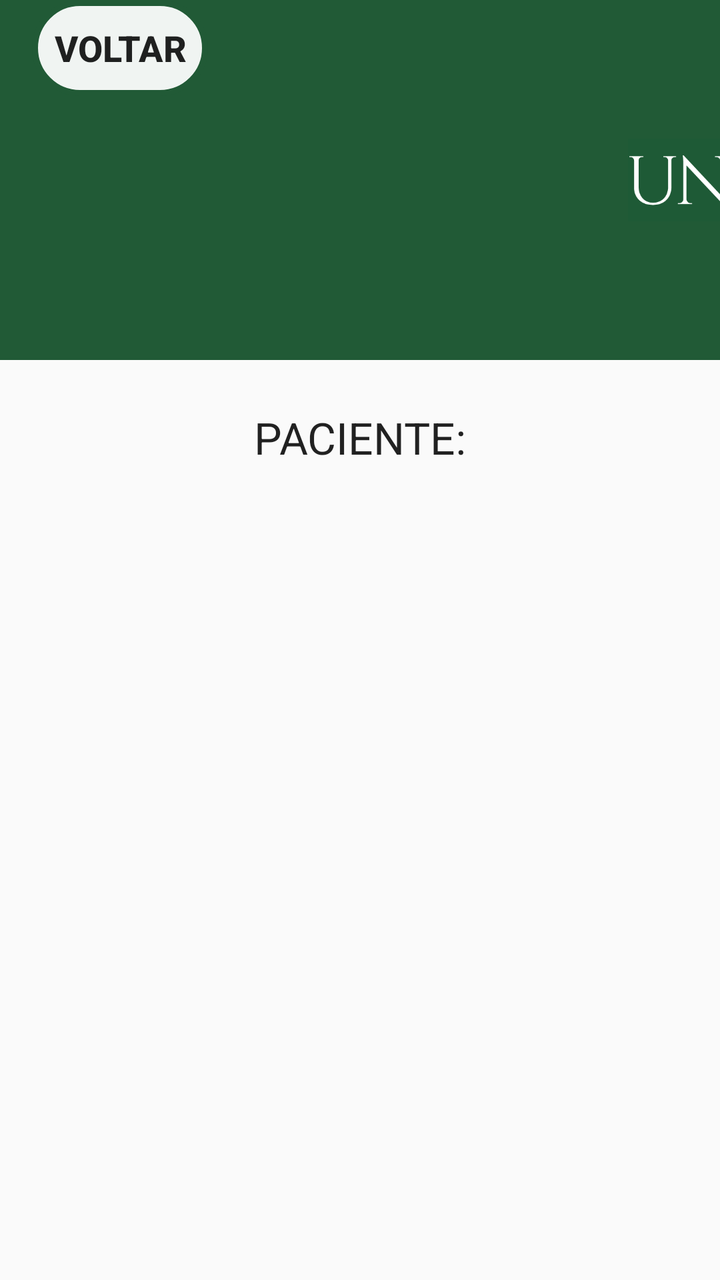
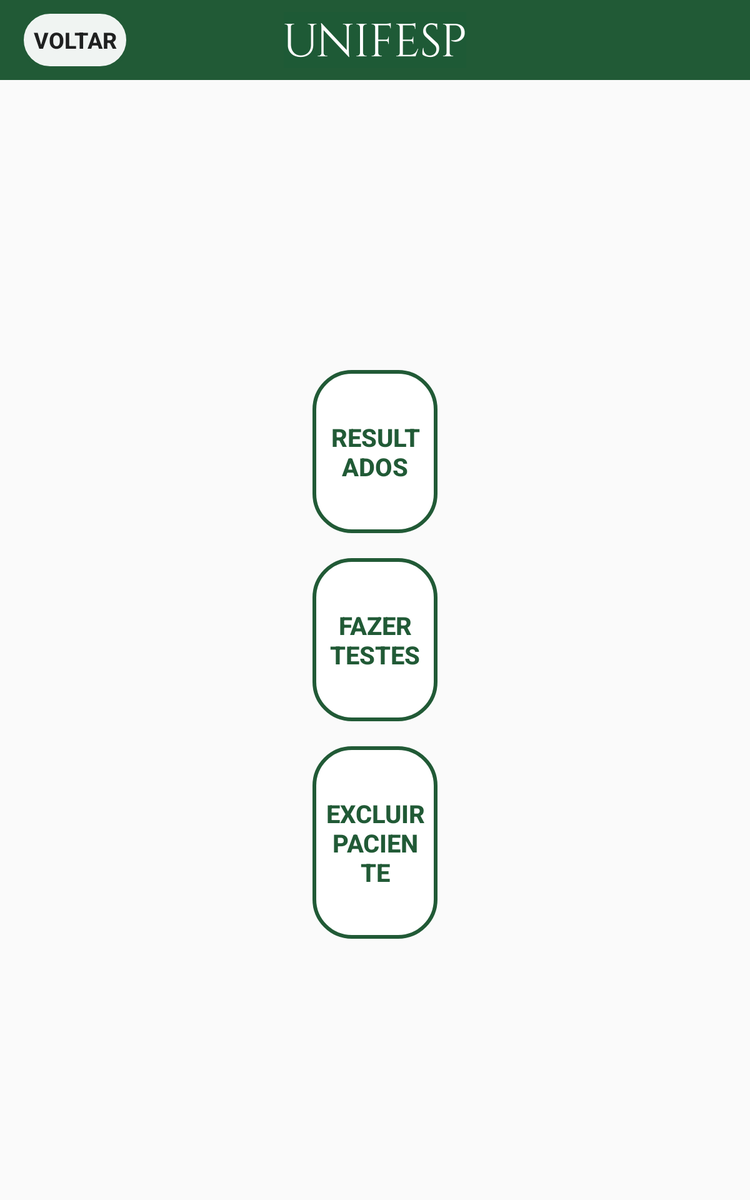

An Android layout and its configuration variant, each rendered on a device that would load it. The default file and the variant file are quoted in full after the pictures.
<!-- AndroidManifest.xml: application theme AppTheme -->
<!-- res/layout/activity_pacient_log.xml -->
<?xml version="1.0" encoding="utf-8"?>
<LinearLayout xmlns:android="http://schemas.android.com/apk/res/android"
    xmlns:app="http://schemas.android.com/apk/res-auto"
    xmlns:tools="http://schemas.android.com/tools"
    android:layout_width="match_parent"
    android:layout_height="match_parent"
    android:orientation="vertical">

    <android.support.v7.widget.Toolbar
        android:id="@+id/toolbar2"
        android:layout_width="match_parent"
        android:layout_height="wrap_content"
        android:background="@color/green_unifesp"
        android:minHeight="?attr/actionBarSize"
        android:theme="?attr/actionBarTheme">

        <GridLayout
            android:layout_width="match_parent"
            android:layout_height="match_parent"
            android:orientation="vertical"
            android:columnCount="3"
            android:rowCount="1">

            <Button
                android:id="@+id/button_goPacientLog"
                android:layout_width="wrap_content"
                android:layout_height="wrap_content"
                android:layout_gravity="end"

                android:background="@drawable/custom_buttom"

                android:textAllCaps="true"
                android:textSize="18dp"
                android:textStyle="bold"
                android:text="Voltar"/>

            <ImageView
                android:layout_width="wrap_content"
                android:layout_height="match_parent"
                android:layout_gravity="center"
                android:layout_marginLeft="210dp"
                android:contentDescription="unifesp_escrito"
                android:src="@drawable/unifesp_escrito" />

            <Button
                android:id="@+id/button_goMethodVIII"
                android:layout_width="wrap_content"
                android:layout_height="wrap_content"
                android:layout_gravity="end"

                android:visibility="invisible"

                android:background="@drawable/custom_buttom"

                android:textAllCaps="true"
                android:textSize="18dp"
                android:textStyle="bold"
                android:text="Próximo"/>

        </GridLayout>

    </android.support.v7.widget.Toolbar>

    <android.support.constraint.ConstraintLayout
        android:id="@+id/Header"
        android:layout_width="match_parent"
        android:layout_height="wrap_content"
        android:paddingLeft="16dp"
        android:paddingTop="16dp"
        android:paddingRight="16dp"
        android:paddingBottom="16dp">

        <TextView
            android:id="@+id/nome_paciente"
            android:layout_width="wrap_content"
            android:layout_height="wrap_content"
            android:layout_alignParentStart="true"
            android:layout_alignParentEnd="true"
            android:layout_centerVertical="true"
            android:layout_marginStart="8dp"
            android:layout_marginTop="8dp"
            android:layout_marginEnd="8dp"
            android:layout_marginBottom="8dp"
            android:text="PACIENTE:"
            android:textAppearance="@style/TextAppearance.AppCompat.Large"
            app:layout_constraintBottom_toBottomOf="parent"
            app:layout_constraintEnd_toEndOf="parent"
            app:layout_constraintStart_toStartOf="parent"
            app:layout_constraintTop_toTopOf="parent" />

    </android.support.constraint.ConstraintLayout>

    <Space
        android:layout_width="match_parent"
        android:layout_height="388dp" />

    <Button
        android:id="@+id/button"
        android:layout_width="match_parent"
        android:layout_height="116dp"
        android:text="RESULATADOS" />

    <Button
        android:id="@+id/button3"
        android:layout_width="match_parent"
        android:layout_height="116dp"
        android:text="TESTES" />
</LinearLayout>
<!-- resources referenced by this layout -->
<resources>
  <color name="green_unifesp">#215a36</color>
  <!-- drawable custom_buttom (drawable) -->
  <?xml version="1.0" encoding="utf-8"?>
  <selector xmlns:android="http://schemas.android.com/apk/res/android">
      <item android:drawable="@drawable/button_pressed" android:state_pressed="true" />
      <item android:drawable="@drawable/roundedbutton" android:state_pressed="false" />
  </selector>
  <!-- drawable unifesp_escrito: png bitmap (drawable, 7233 bytes) -->
  <style name="AppTheme" parent="Theme.AppCompat.Light.NoActionBar">
          
          <item name="colorPrimary">@color/colorPrimary</item>
          <item name="colorPrimaryDark">@color/colorPrimaryDark</item>
          <item name="colorAccent">@color/colorAccent</item>
      </style>
  <!-- drawable button_pressed (drawable) -->
  <?xml version="1.0" encoding="utf-8"?>
  <shape xmlns:android="http://schemas.android.com/apk/res/android"
      android:shape="rectangle">
      <solid android:color="#CDC9C9" />
      <corners
          android:bottomLeftRadius="30dp"
          android:bottomRightRadius="30dp"
          android:topLeftRadius="30dp"
          android:topRightRadius="30dp" />
  </shape>
  <!-- drawable roundedbutton (drawable) -->
  <?xml version="1.0" encoding="utf-8"?>
  <shape xmlns:android="http://schemas.android.com/apk/res/android"
      android:shape="rectangle">
      <solid android:color="#eeffffff" />
  
      <padding android:left="10dp"
          android:top="10dp"
          android:right="10dp"
          android:bottom="10dp" />
  
      <corners
          android:bottomLeftRadius="30dp"
          android:bottomRightRadius="30dp"
          android:topLeftRadius="30dp"
          android:topRightRadius="30dp" />
  
      <stroke
          android:width="3dp"
          android:color="@color/green_unifesp" />
  </shape>
  <color name="colorPrimary">#008577</color>
  <color name="colorPrimaryDark">#00574B</color>
  <color name="colorAccent">#D81B60</color>
</resources>
<!-- res/layout-sw600dp/activity_pacient_log.xml (the repository's variant of the layout above) -->
<!-- drawn on a 7-inch tablet held upright -->
<?xml version="1.0" encoding="utf-8"?>
<LinearLayout xmlns:android="http://schemas.android.com/apk/res/android"
    xmlns:app="http://schemas.android.com/apk/res-auto"
    xmlns:tools="http://schemas.android.com/tools"
    android:layout_width="match_parent"
    android:layout_height="match_parent"
    android:orientation="vertical">

    <android.support.v7.widget.Toolbar
        android:id="@+id/toolbar"
        android:layout_width="match_parent"
        android:layout_height="wrap_content"
        android:background="@color/green_unifesp"
        android:minHeight="?attr/actionBarSize"
        app:theme="?attr/actionBarTheme">

        <RelativeLayout
            android:layout_width="match_parent"
            android:layout_height="match_parent">

            <Button
                android:id="@+id/button_goBack"
                android:layout_width="wrap_content"
                android:layout_height="wrap_content"
                android:background="@drawable/custom_buttom"
                android:text="Voltar"
                android:layout_alignParentStart="true"
                android:textAllCaps="true"
                android:textSize="18sp"
                android:textStyle="bold" />

            <ImageView
                android:layout_width="146dp"
                android:layout_height="45dp"
                android:layout_centerInParent="true"
                android:contentDescription="Unifesp_Escrito"
                android:src="@drawable/unifesp_escrito" />
        </RelativeLayout>
    </android.support.v7.widget.Toolbar>

    <RelativeLayout
        android:layout_width="match_parent"
        android:layout_height="match_parent">

        <TextView
            android:id="@+id/nome"
            android:layout_width="wrap_content"
            android:layout_height="wrap_content"
            android:textColor="@color/black"
            android:layout_centerHorizontal="true"
            android:textSize="25dp"
            android:textStyle="bold"/>

        <Button
            android:id="@+id/button_results"
            android:layout_width="match_parent"
            android:layout_height="wrap_content"
            android:background="@drawable/custom_buttom"
            android:layout_above="@+id/button_tests"
            android:layout_centerHorizontal="true"
            android:paddingTop="40dp"
            android:paddingBottom="40dp"
            android:layout_marginStart="500dp"
            android:layout_marginBottom="20dp"
            android:textColor="@color/green_unifesp"
            android:textStyle="bold"
            android:textSize="20sp"
            android:text="RESULTADOS" />

        <Button
            android:id="@+id/button_tests"
            android:layout_width="match_parent"
            android:layout_height="wrap_content"
            android:layout_centerInParent="true"
            android:layout_marginStart="500dp"
            android:layout_marginBottom="20dp"
            android:background="@drawable/custom_buttom"
            android:paddingTop="40dp"
            android:paddingBottom="40dp"
            android:text="FAZER TESTES"
            android:textColor="@color/green_unifesp"
            android:textSize="20sp"
            android:textStyle="bold" />

        <Button
            android:id="@+id/button_delete"
            android:layout_width="match_parent"
            android:layout_height="wrap_content"
            android:layout_below="@+id/button_tests"
            android:background="@drawable/custom_buttom"
            android:layout_centerHorizontal="true"
            android:paddingTop="40dp"
            android:paddingBottom="40dp"
            android:layout_marginStart="500dp"
            android:textColor="@color/green_unifesp"
            android:textStyle="bold"
            android:textSize="20sp"
            android:text="EXCLUIR PACIENTE" />
    </RelativeLayout>
</LinearLayout>
<!-- resources referenced by the variant -->
<!-- as a 7-inch tablet held upright resolves them -->
<resources>
  <color name="black">#000000</color>
  <color name="green_unifesp">#215a36</color>
  <!-- drawable custom_buttom (drawable) -->
  <?xml version="1.0" encoding="utf-8"?>
  <selector xmlns:android="http://schemas.android.com/apk/res/android">
      <item android:drawable="@drawable/button_pressed" android:state_pressed="true" />
      <item android:drawable="@drawable/roundedbutton" android:state_pressed="false" />
  </selector>
  <!-- drawable unifesp_escrito: png bitmap (drawable, 7233 bytes) -->
  <style name="AppTheme" parent="Theme.AppCompat.Light.NoActionBar">
          
          <item name="colorPrimary">@color/colorPrimary</item>
          <item name="colorPrimaryDark">@color/colorPrimaryDark</item>
          <item name="colorAccent">@color/colorAccent</item>
      </style>
  <!-- drawable button_pressed (drawable) -->
  <?xml version="1.0" encoding="utf-8"?>
  <shape xmlns:android="http://schemas.android.com/apk/res/android"
      android:shape="rectangle">
      <solid android:color="#CDC9C9" />
      <corners
          android:bottomLeftRadius="30dp"
          android:bottomRightRadius="30dp"
          android:topLeftRadius="30dp"
          android:topRightRadius="30dp" />
  </shape>
  <!-- drawable roundedbutton (drawable) -->
  <?xml version="1.0" encoding="utf-8"?>
  <shape xmlns:android="http://schemas.android.com/apk/res/android"
      android:shape="rectangle">
      <solid android:color="#eeffffff" />
  
      <padding android:left="10dp"
          android:top="10dp"
          android:right="10dp"
          android:bottom="10dp" />
  
      <corners
          android:bottomLeftRadius="30dp"
          android:bottomRightRadius="30dp"
          android:topLeftRadius="30dp"
          android:topRightRadius="30dp" />
  
      <stroke
          android:width="3dp"
          android:color="@color/green_unifesp" />
  </shape>
  <color name="colorPrimary">#008577</color>
  <color name="colorPrimaryDark">#00574B</color>
  <color name="colorAccent">#D81B60</color>
</resources>
